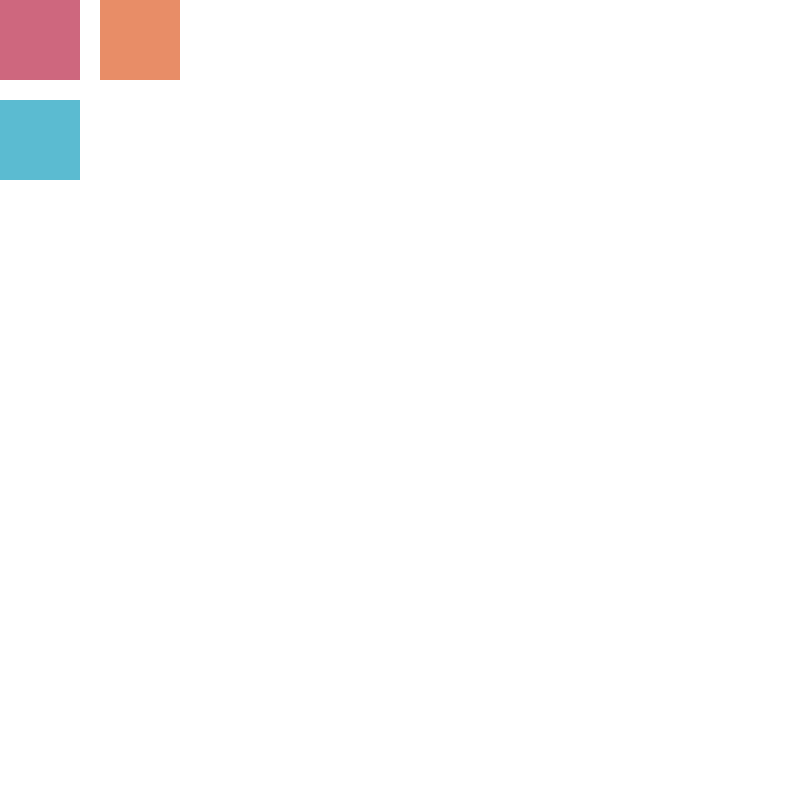
Frame 1 (no input)
Frame 60 (no input): identical to frame 1, image omitted
Frame 120 (the mouse pressed at the canvas centre since frame 60): identical to frame 1, image omitted

The p5.js sketch that drew this single still picture (run headless with seeded random() and noise() and a simulated clock; from frame 60 on, the mouse is pressed at the canvas centre):

// p5.js sketch
// ── sketch.js
function setup() {
  createCanvas(800,800);
  background(255);
  noStroke();
 // put setup code here
}

function draw() {
  // put drawing code here
  fill(206,103,126); //mauve
  rect(0, 0,80,80);

  push(); //records the previous matrix coords
  translate(0,100);
  fill(91,187,209);
  rect(0,0,80,80);
  pop();//restores to the recent previous

  push();
  translate(100,0);
  fill(232,141,103);//orange
  rect(0,0,80,80);
  pop();
  
}
